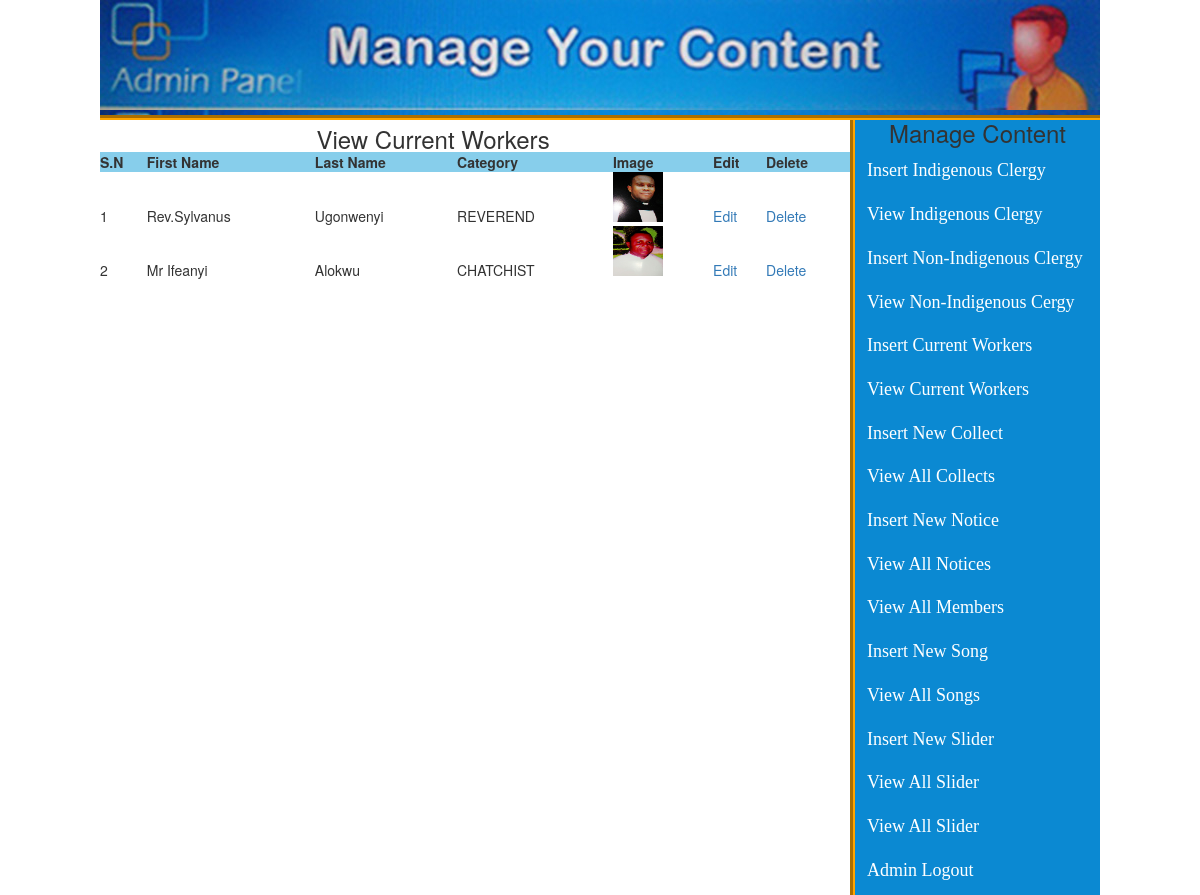
Screenshot of /admin_area/index.php?view_cworkers (signed in) with the database file from the repository.
### tables this page shows
CREATE TABLE `current_workers` (
  `worker_id` int(100) NOT NULL,
  `worker_cat` varchar(30) NOT NULL,
  `worker_email` varchar(50) NOT NULL,
  `worker_firstname` varchar(30) NOT NULL,
  `worker_lastname` varchar(30) NOT NULL,
  `worker_image` text NOT NULL,
  `worker_phoneno` varchar(11) NOT NULL,
  `worker_bio` text NOT NULL
);

### admin_area/view_cworkers.php (the view)
<table width="750" align="center" style="background: white;">
<tr align="center">
	<td colspan="6"><h3>View Current Workers</h3></td>
</tr>
	<tr align="" bgcolor="skyblue">
		<th>S.N</th>
		<th>First Name</th>
		<th>Last Name</th>
		<th>Category</th>
		<th>Image</th>
		<th>Edit</th>
		<th>Delete</th>
	</tr>
	<?php
	include("includes/db.php");
	$get_cworker = "select * from current_workers";
	$run_cworker = mysqli_query($con, $get_cworker);
	$i = 0;
	while ($row_cworker = mysqli_fetch_array($run_cworker)) {
		$cworker_id = $row_cworker['worker_id'];
		$cworker_firstname = $row_cworker['worker_firstname'];
		$cworker_lastname = $row_cworker['worker_lastname'];
		$cworker_cat = $row_cworker['worker_cat'];
		$cworker_image = $row_cworker['worker_image'];
		$i++;
	?>
	<tr align="">
		<td><?php echo $i; ?></td>
		<td><?php echo $cworker_firstname; ?></td>
		<td><?php echo $cworker_lastname; ?></td>
		<td><?php echo $cworker_cat; ?></td>
		<td><img src="../cworkers/images/<?php echo $cworker_image;?>" width="50" height="50"/></td>
		<td><a href="index.php?edit_cworkers=<?php echo $cworker_id; ?>">Edit</a></td>
		<td><a href="index.php?delete_cworkers=<?php echo $cworker_id; ?>">Delete</a></td>
	</tr>
<?php } ?>
</table>

### admin_area/styles/style.css (style rules this page uses)
html, body, div, span, applet, object, iframe, h1, h2, h3, h4, h5, h6, p, blockquote, pre, a, abbr, acronym, address, big, cite, code, del, dfn, em, img, ins, kbd, q, s, samp, small, strike, strong, sub, sup, tt, var, b, u, i, center,dl, dt, dd, ol, ul, li, fieldset, form, label, legend, table, caption, tbody, tfoot, thead, tr, th, td, article, aside, canvas, details, embed, figure, figcaption, footer, header, hgroup, menu, nav, output, ruby, section, summary, time, mark, audio, video { margin:0; padding:0; border: 0; vertical-align: baseline; }
body { background: white; }

### rows the page displays
current_workers: worker_firstname "Rev.Sylvanus", worker_lastname "Ugonwenyi", worker_cat "REVEREND", worker_image (picture)
current_workers: worker_firstname "Mr Ifeanyi", worker_lastname "Alokwu", worker_cat "CHATCHIST", worker_image (picture)
